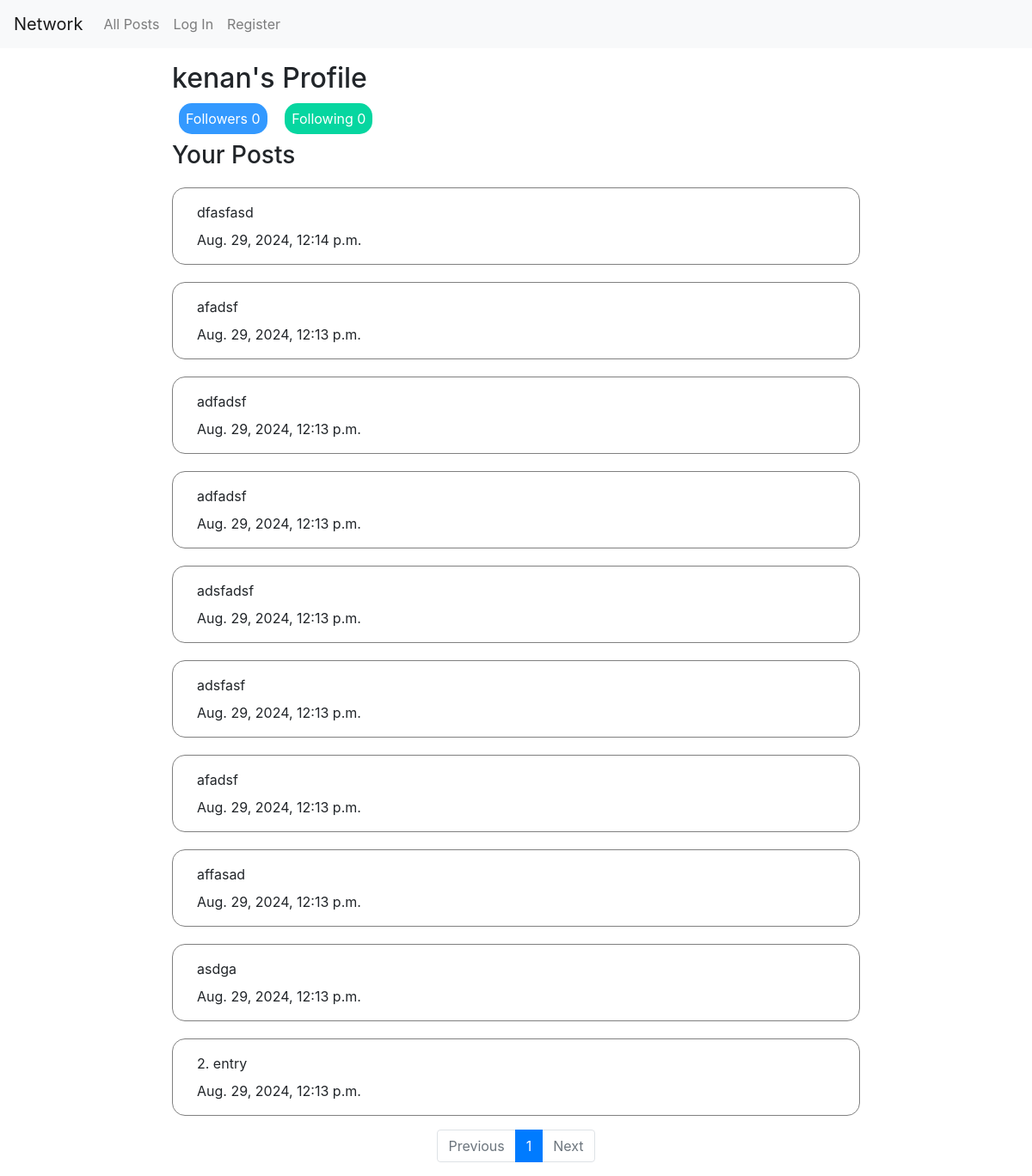
The app's page /profile/kenan, older data.
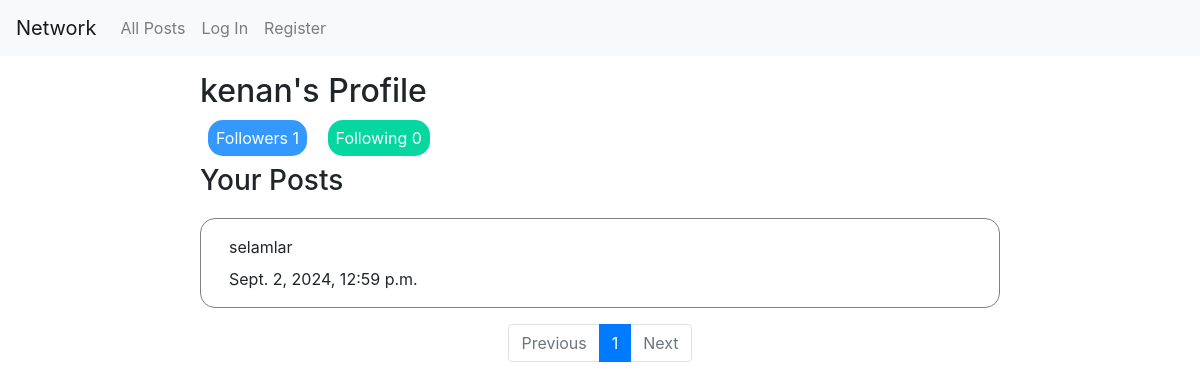
The same page, newer data.
### network/models.py (models this page shows)
class Post(models.Model):
    content = models.CharField(max_length=256)
    like = models.PositiveIntegerField(default=0)
    owner = models.ForeignKey(User, related_name="owner", on_delete=models.CASCADE)
    time = models.DateTimeField(auto_now_add=True)

### network/views.py (the view, shortened to what this page needs)
# urls.py: path("profile/<str:username>", views.profile, name="profile"),
def profile(request, username):
    user = User.objects.get(username=username)
    posts = Post.objects.all().filter(owner=user).order_by("-time")
    paginator = Paginator(posts,10)
    page_num = request.GET.get('page')
    page_obj = paginator.get_page(page_num)
    following = len(user.follower.all())
    follower = len(user.following.all())
    out = {"page_obj" : page_obj,
    "username":username,
    "following":following,
    "follower":follower
    }
    if (not request.user.is_authenticated) or (username == request.user.username):
        out["button"] = False
    return render(request, "network/profile.html", out)

### network/templates/network/profile.html (shortened to what this page needs)
{% extends "network/layout.html" %}
{% block body %}
<main>
    <div class="profile">
    <h2 id="profile-name">{{username}}'s Profile</h2>
    </div>
    <p class="follower">Followers {{follower}}</p>
    <p class="following">Following {{following}}</p>
    <h3>Your Posts</h3>
    {% for post in page_obj %}
    <div class="post">
        <p>{{ post.content }}</p>
        <p>{{ post.time }}</p>
    </div>
    {% endfor %}
</main>
<footer>
    <nav class="page-nav" aria-label="Page navigation">
        <ul class="pagination justify-content-center">
            {% if page_obj.has_previous %}
            <li class="page-item"><a class="page-link" href="?page={{ page_obj.previous_page_number }}">Previous</a></li>
            {% else %}
            <li class="page-item disabled"><a class="page-link" href="">Previous</a></li>
            {% endif %}
            <li class="page-item active"><a class="page-link" href="?page={{ page_obj.number }}">{{ page_obj.number }}</a></li>
            {% if page_obj.has_next %}
            <li class="page-item"><a class="page-link" href="?page={{ page_obj.next_page_number }}">Next</a></li>
            {% else %}
            <li class="page-item disabled"><a class="page-link" href="">Next</a></li>
            {% endif %}
        </ul>
    </nav>
</footer>
{% endblock %}

Row changes from the older to the newer data that the page shows:
removed Post: content "dfasfasd", time "Aug. 29, 2024, 12:14 p.m."
removed Post: content "afadsf", time "Aug. 29, 2024, 12:13 p.m."
removed Post: content "adfadsf", time "Aug. 29, 2024, 12:13 p.m."
removed Post: content "adfadsf", time "Aug. 29, 2024, 12:13 p.m."
removed Post: content "adsfadsf", time "Aug. 29, 2024, 12:13 p.m."
removed Post: content "adsfasf", time "Aug. 29, 2024, 12:13 p.m."
removed Post: content "afadsf", time "Aug. 29, 2024, 12:13 p.m."
removed Post: content "affasad", time "Aug. 29, 2024, 12:13 p.m."
removed Post: content "asdga", time "Aug. 29, 2024, 12:13 p.m."
no longer on this page (row edited): Post: content "2. entry", time "Aug. 29, 2024, 12:13 p.m."
now on this page (row edited): Post: content "selamlar", time "Sept. 2, 2024, 12:59 p.m."
Text that changed along with them:
{{ follower }}: "0" → "1"
